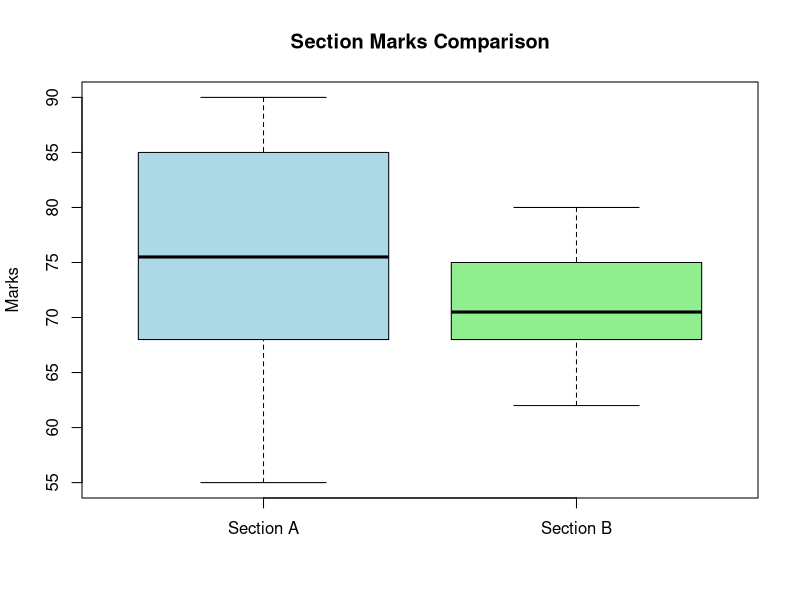

Generate this figure with R:

A <- c(72,68,81,55,90,74,88,60,77,85)

B <- c(65,70,78,62,69,80,75,73,71,68)

cat("Section A\n")
cat("Mean:", mean(A), "\n")
cat("Median:", median(A), "\n")
cat("Range:", diff(range(A)), "\n")

cat("Section B\n")
cat("Mean:", mean(B), "\n")
cat("Median:", median(B), "\n")
cat("Range:", diff(range(B)), "\n")

boxplot(A, B,
        names=c("Section A","Section B"),
        main="Section Marks Comparison",
        ylab="Marks",
        col=c("lightblue","lightgreen"))
